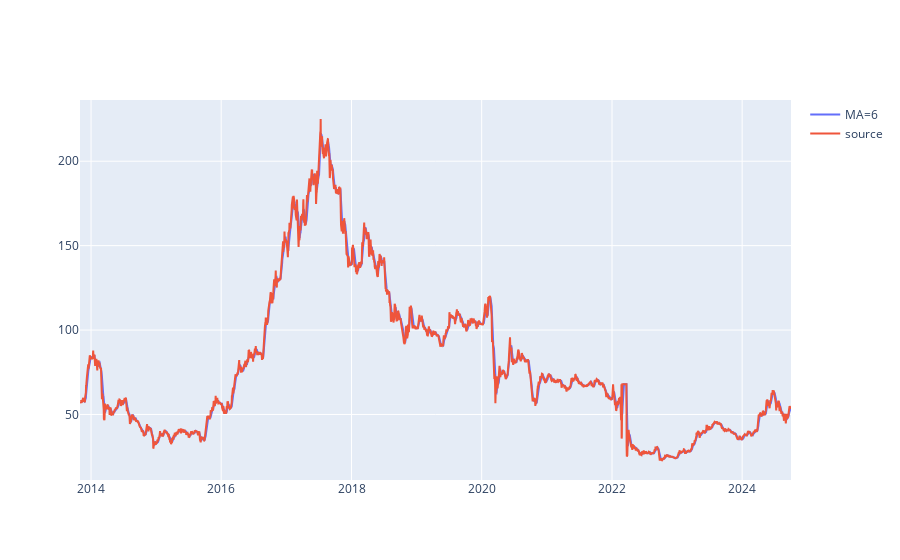

The cell this chart's notebook holds for it:
### Markdown cell above
Вывод: Чем меньше окно сдвига MA, тем больше модель реагирует на выборсы. Выберем ширину окна равной 6 (начиная с этого значения скользящее среднее перестает реагировать на выбросы, но при этом в наименьшей степени отклоняется от значений исходного ряда).

### Code cell
# визуализируем исходный ряд и ряд построенный с помощью скользящего среднего с выбранным значением окна
fig = go.Figure()
train_df = df_aflt_sarima.iloc[:-3]
train_df = train_df.rolling(window=6).mean()
fig.add_trace(go.Scatter(x=train_df.index, y=train_df.CLOSE, name="MA=6"))
train_df = df_aflt_sarima.iloc[:-3]
fig.add_trace(go.Scatter(x=train_df.index, y=train_df.CLOSE, name="source"))
fig.show()

### Figure 1 — Plotly figure (JSON) as saved in the notebook; plotly's stock layout.template omitted (floating-point values rounded to 4 significant figures; data arrays with more than 128 entries replaced by an {"elided": "..."} marker saying what was removed)
{"data": [{"name": "MA=6", "type": "scatter", "x": {"elided": "2754 str values"}, "y": {"elided": "2754 float values"}}, {"name": "source", "type": "scatter", "x": {"elided": "2754 str values"}, "y": {"elided": "2754 float values"}}], "layout": {}}
